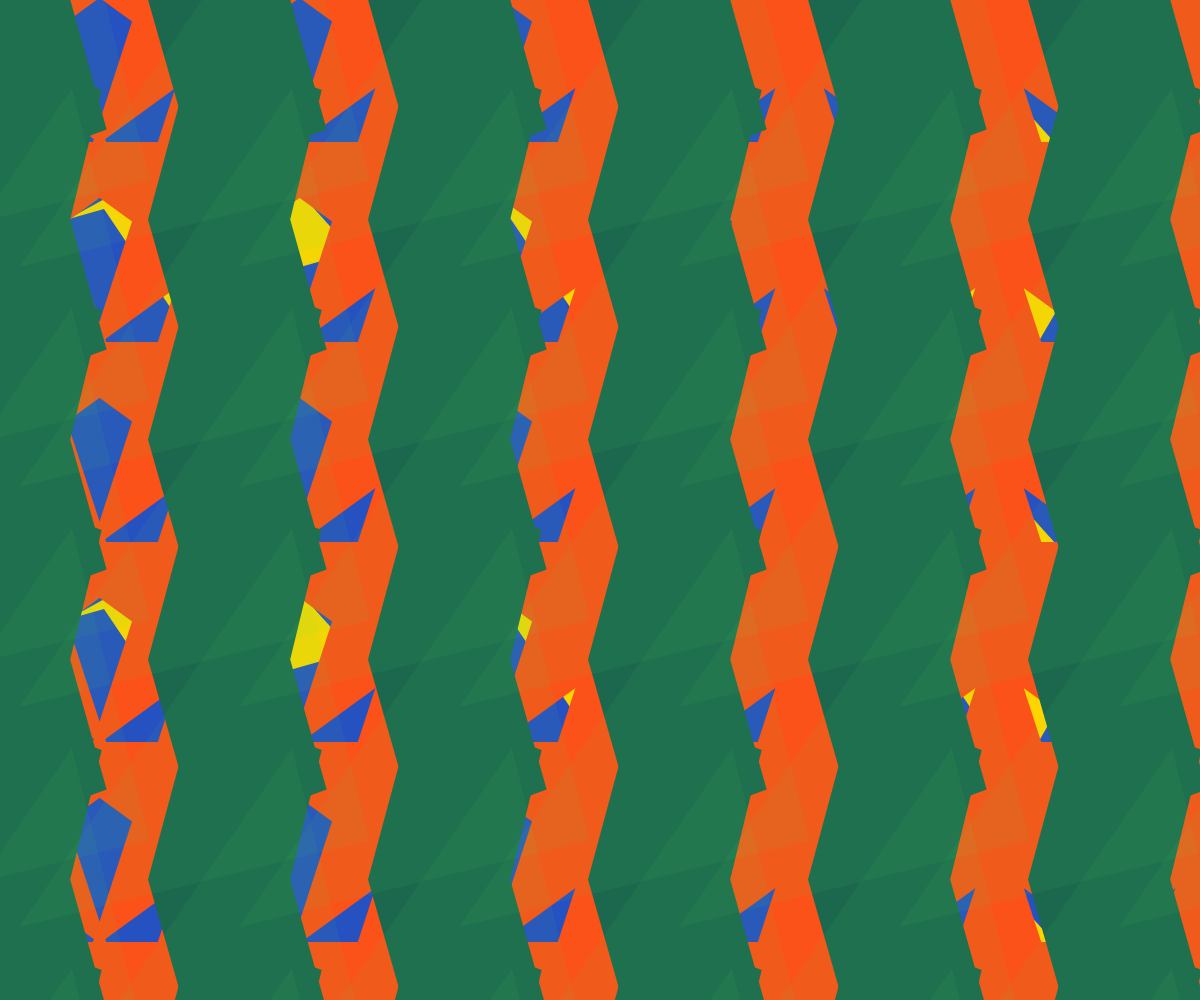
Frame 1 (no input)
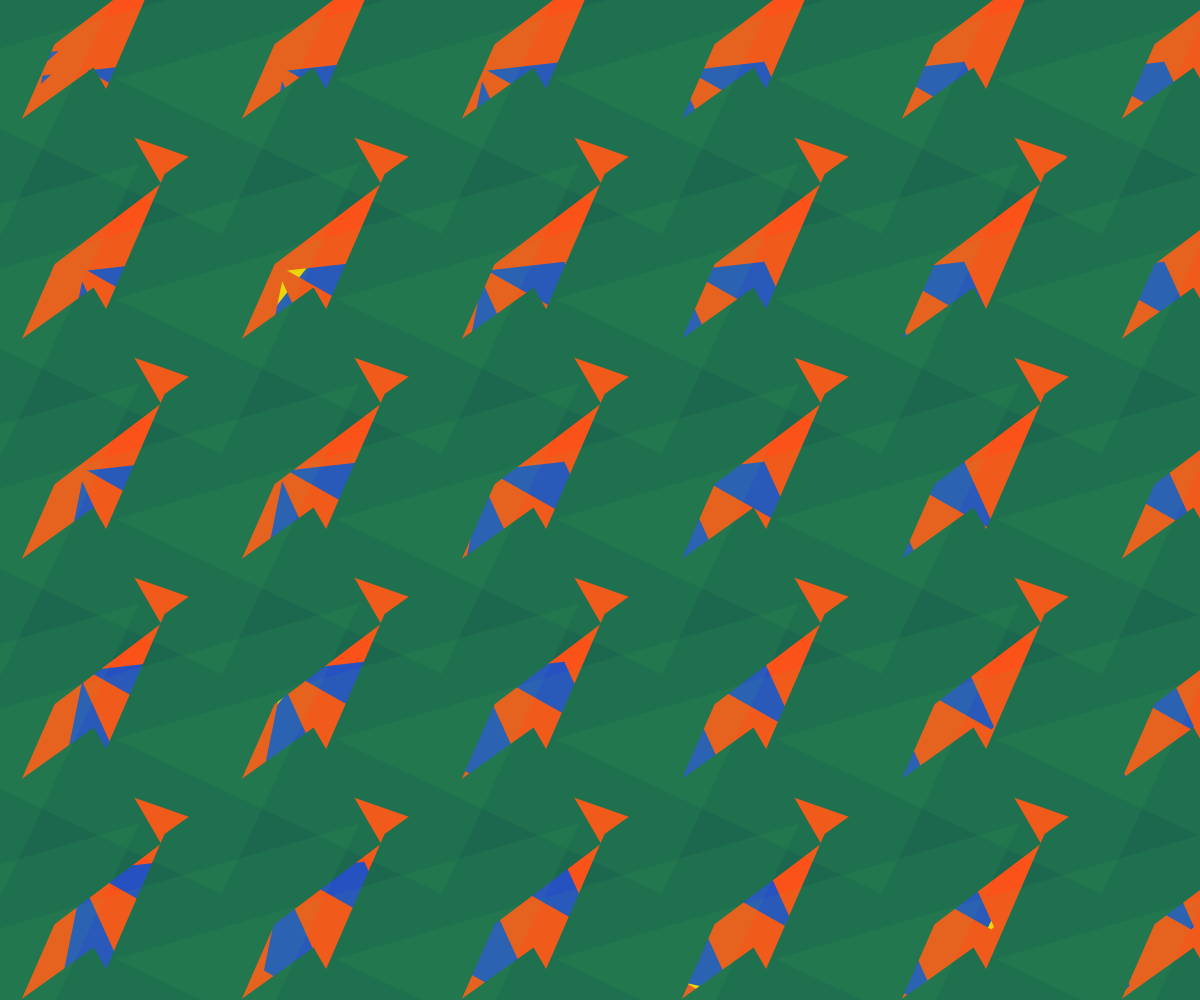
Frame 60 (no input)
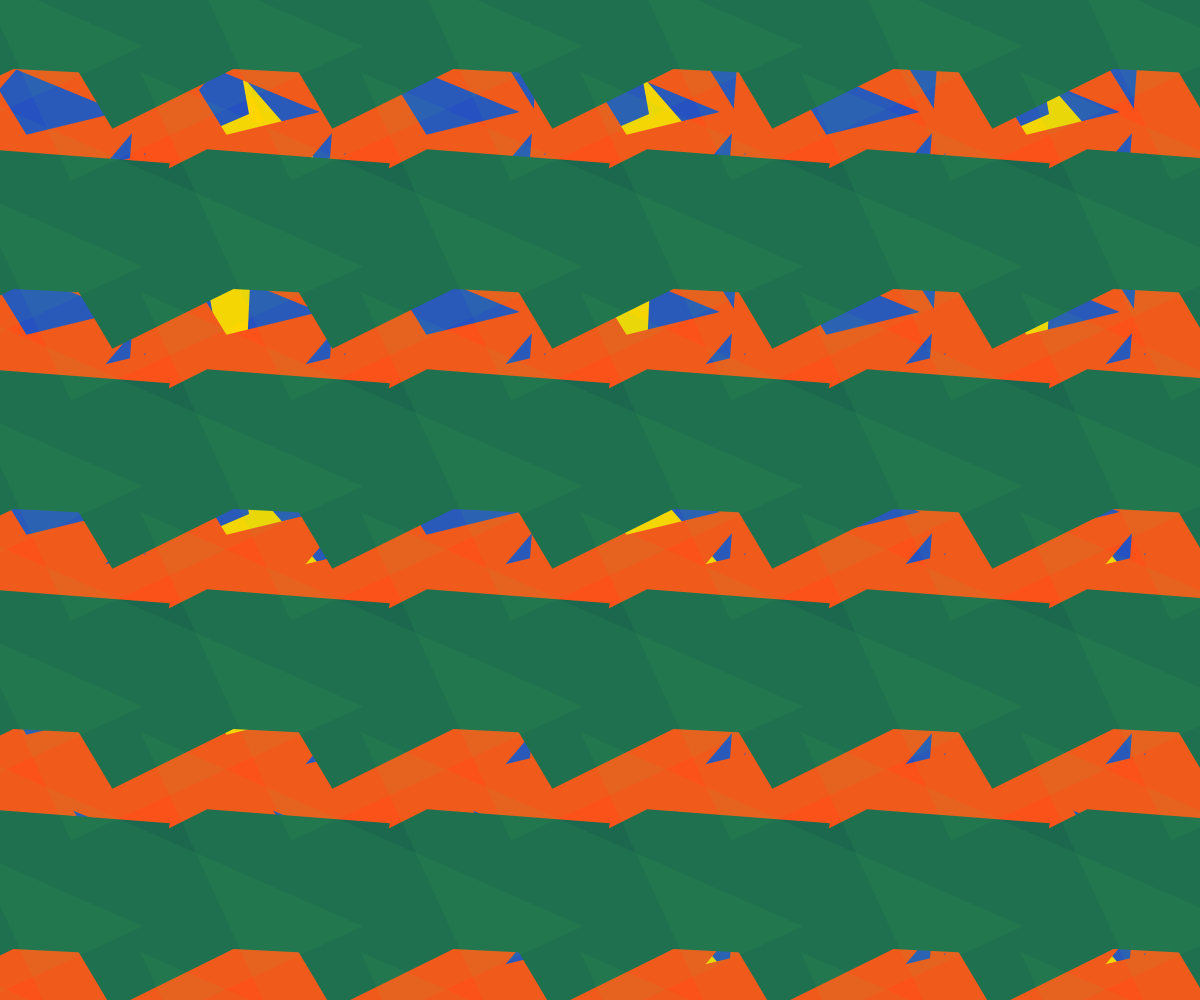
Frame 120 (the mouse pressed at the canvas centre since frame 60)

The p5.js sketch that drew these frames (run headless with seeded random() and noise() and a simulated clock; from frame 60 on, the mouse is pressed at the canvas centre):

// p5.js sketch
// ── sketch.js

let rad1 = 0,
	rad2 = 0,
  rad3 = 0;

function setup() {
 	createCanvas(windowWidth, windowHeight);
	x = width/2;
	y = height/2;
}

function draw() {
  background('#FFD500');
  noStroke();



  for (let x = 0; x< width+200; [x+= 400]) {
    for(let y = 0; y< height+200; y+= 400) {
      push();
      translate(x,y);
      rotate(rad2);
      fill('#2651C0');
      scale(1.3);
      beginShape();
      vertex(80,-147);
      vertex(-93.5,-97.5);
      vertex(-174,40.5);
      vertex(-22,209.5);
      vertex(144,118);
      vertex(174.5,-6.5);
      vertex(80,-147);
      endShape();
      pop();
    }
  }
  for (let x = 0; x < width+200; [x += 200]) {
		for (let y = 0; y < height+200; y += 200) {
			push();
			translate(x, y);
			rotate(rad3);
			fill('#FB5219');
      scale(0.9);
			beginShape();
			vertex(45.86,-64.31);
      vertex(-0.5,-207);
      vertex(-46.86,-64.31);
      vertex(-196.89,-64.31);
      vertex(-75.52,23.87);
      vertex(-121.88,166.56);
      vertex(-0.5,78.38);
      vertex(120.88,166.56);
      vertex(74.52,23.87);
      vertex(195.89,-64.31);
      vertex(45.86,-64.31);
			endShape();
			pop();

		}
	}
    for (let x = 0; x < width+200; [x += 220]) {
		for (let y = 0; y < height+200; y += 220) {
			push();
			translate(x, y);
			rotate(rad1);
			fill('#1c684e');
      scale(0.9);
			beginShape();
			vertex(-27,-197);
      vertex(-80,-0.5);
      vertex(-24,196);
      vertex(+118.5,144);
      vertex(+78,-0.5);
      vertex(+113,-144.5);
      vertex(-27,-197);
			endShape();
			pop();

		}
	}
for (let x = 0; x < width +200; x+=220){
  for (let y = 0; y< height +200; y+= 220) {
    push();
    translate(x,y);
    rotate(rad1);
    fill('#4CDA4C10');
    scale(3);
    beginShape();
    vertex(24,-44);
    vertex(50,60);
    vertex(-67,89);
    vertex(24,-44);
    endShape();
    pop();

  }

 
}


    
	rad1 += PI / 270;
	rad2 -= PI / 300;
  rad3 -= PI / 250;

}
